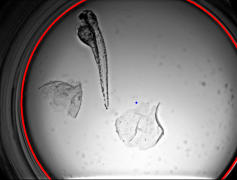
#> input picture zf.png, 237 x 180 px
$ python _main.py
#> lines starting #> are read from the running program, lines starting #| are printed output that depends on the picture; after the words box and inside, x2 and y2 are one past the last pixel; in counts of white or black regions, pixels touching at a corner belong together
### InputImage.py
import cv2 as cv
import numpy as np


class InputImage:
    def __init__(self, filename):
        self.og: np.ndarray = cv.imread(filename)
        self.processed: np.ndarray = cv.imread(filename, 0)
        self.height: int = 0
        self.width: int = 0
        self.well_props: WellProperties = WellProperties()


class WellProperties:
    def __init__(self):
        self.min_circle: int = None
        self.max_circle: int = None
        self.center: tuple[int, int] = None
        self.radius: int = None
        self.found_well: bool = None
        self.mask: np.ndarray = None
        self.bounding_box: BoundingBox = BoundingBox()


class FishProperties:
    def __init__(self):
        self.fish = None


class BoundingBox:
    def __init__(self):
        self.x1: int = None
        self.y1: int = None
        self.x2: int = None
        self.y2: int = None

    def __str__(self):
        return f"x1: {self.x1},\ny1: {self.y1},\nx2: {self.x2},\ny2: {self.y2}"

### well/normalize_intensity_range.py
import numpy as np


def normalize_intensity_range(image: np.ndarray, rng: tuple[int, int]) -> np.ndarray:
    """
    Normalises the input image on a given range

    :rtype: np.ndarray, dtype = double
    """
    double_precision_image = np.double(image)
    mx = np.max(double_precision_image)
    mn = np.min(double_precision_image)

    # Element-wise (should be right-side) division, maybe I could use 'np.true_divide'
    normalised_first = (double_precision_image - mn) / (mx - mn)

    return (normalised_first * (rng[1] - rng[0])) + rng[0]

### well/well_hough_transform.py
import numpy as np
import cv2 as cv
from skimage.color import rgb2gray, gray2rgb

from InputImage import InputImage
from terminal_msg import msg


def well_hough_transformation(input_img: InputImage):
    image = input_img.processed
    msg("Image ready for Hough-transformation", image)

    # Apply blur
    image = cv.medianBlur(image, 5)
    msg("Applied median blur to image", image)

    # Use Hough transform (might have to change params)
    circles = cv.HoughCircles(image, cv.HOUGH_GRADIENT, 0.99, 100, param1=50, param2=30,
                              minRadius=int(input_img.well_props.min_circle / 2),
                              maxRadius=int(input_img.well_props.max_circle / 2))

    # Rounding values for int16
    circles = np.uint16(np.around(circles))

    # Selecting first circle
    circle = circles[0][0]
    msg("Circle:", circle)

    # Converting back to RGB to be able to put colorful indicators for center and line
    c_image = gray2rgb(image)

    # draw the outer circle
    cv.circle(c_image, (circle[0], circle[1]), circle[2], (0, 255, 0), 2)
    # draw the center
    cv.circle(c_image, (circle[0], circle[1]), 1, (0, 100, 255), 4)

    # Storing circle properties in InputImage object
    input_img.well_props.radius, input_img.well_props.center = circle[2], (circle[0], circle[1])

    # Storing result in the input object
    input_img.processed = c_image  # Nem biztos, hogy kell

    return input_img


# [5 lines that do not run on import are left out]

### terminal_msg.py
import cv2 as cv
import numpy as np


def msg(title: str, data: any):
    print(f"{title}\n\n")
    print(f"{data}\n\n\n\n")


def show_img(image: np.ndarray, title="Image"):
    cv.imshow(title, image)
    cv.waitKey(0)
    cv.destroyAllWindows()

### well/main.py
# !!! TODO: UNFINISHED

from InputImage import InputImage
from terminal_msg import msg
from well.well_hough_transform import well_hough_transformation


def main(input_img: InputImage) -> InputImage:
    # Finding the properties of the
    if input_img.height >= input_img.width:
        input_img.well_props.min_circle = 0 if (input_img.height - 400) < 0 else input_img.height - 400
        input_img.well_props.max_circle = input_img.height
    else:
        input_img.well_props.min_circle = 0 if (input_img.width - 400) < 0 else input_img.width - 400
        input_img.well_props.max_circle = input_img.width

    msg("Well (minRadius/ maxRadius)", f"{input_img.well_props.min_circle} / {input_img.well_props.max_circle}")

    # Finding well via Hough-transformation
    input_img = well_hough_transformation(input_img)

    #
    if input_img.well_props.radius < input_img.height / 2 * .8:
        pass

    return input_img

### _main.py
import numpy as np
import cv2 as cv

from InputImage import InputImage
from terminal_msg import msg, show_img
from well.normalize_intensity_range import normalize_intensity_range
from skimage.color import rgb2gray
from well.main import main as find_well_props

image_width: int
image_height: int


def image_processing_pipeline(filename) -> InputImage:
#> called with filename = 'zf.png'
    input_img = InputImage(filename)
#> in __init__, self.og is the input picture: shape (180, 237, 3); mean B, G, R 129.8, 129.8, 133

    """    # Checking for RGB by looking for 3rd dimension besides x,y -> colors
    is_rgb = (np.shape(input_img.processed)[2] == 3)
    # If rgb -> conversion to grayscale image
    if is_rgb:
        input_img.processed = rgb2gray(input_img.processed)

        msg("RGB -> Gray image", input_img.processed)"""

    # Storing height & width based on the shape of the array (pixels)
    input_img.height, input_img.width = np.shape(input_img.processed)[0], np.shape(input_img.processed)[1]
#> input_img.height = 180; input_img.width = 237

    msg("Image (height/width):", f"{input_img.height} / {input_img.width}")

    # Normalizing intensity
    input_img.processed = normalize_intensity_range(input_img.processed, (0, 255))
#> in normalize_intensity_range, `mx = np.max(double_precision_image)`: mx = 255
#> in normalize_intensity_range, `mn = np.min(double_precision_image)`: mn = 0

    msg("Normalized intensity:", input_img.processed)
#> (printed output is left out)

    # Converting back to unsigned integers
    input_img.processed = np.uint8(input_img.processed)

    # Nem értem miért, de így van a MATLAB-ban
    msg("Double -> UInt8:", input_img.processed)
#> (printed output is left out)

    input_img = find_well_props(input_img)
#> (printed output is left out)
#> in well_hough_transformation, `image = cv.medianBlur(image, 5)`:
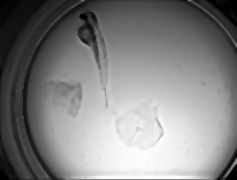
#> image: shape (180, 237); min 0, max 254, mean 131.4
#> (printed output is left out)
#> in well_hough_transformation, `circles = cv.HoughCircles(image, cv.HOUGH_GRADIENT, 0.99, 100, param1=..`: circles = [[138.5, 101.5, 111.9]]
#> in well_hough_transformation, `circles = np.uint16(np.around(circles))`: circles = [[138, 102, 112]]
#> in well_hough_transformation, `circle = circles[0][0]`: circle = [138, 102, 112]
#| [138 102 112]
#> in well_hough_transformation, `cv.circle(c_image, (circle[0], circle[1]), circle[2], (0, 255, 0), 2)`:
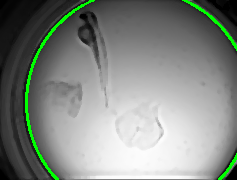
#> c_image: shape (180, 237, 3); mean R, G, B 130.4, 136.3, 130.4
#> in well_hough_transformation, `cv.circle(c_image, (circle[0], circle[1]), 1, (0, 100, 255), 4)`: c_image: shape (180, 237, 3); 0.06% of pixels changed, all inside (x1, y1, x2, y2) = (135, 99, 142, 106)

    return input_img


if __name__ == '__main__':
    res = image_processing_pipeline("zf.png")
    show_img(res.processed, "Testy")
    # np.savetxt("P.__playground", ans, delimiter=",")
